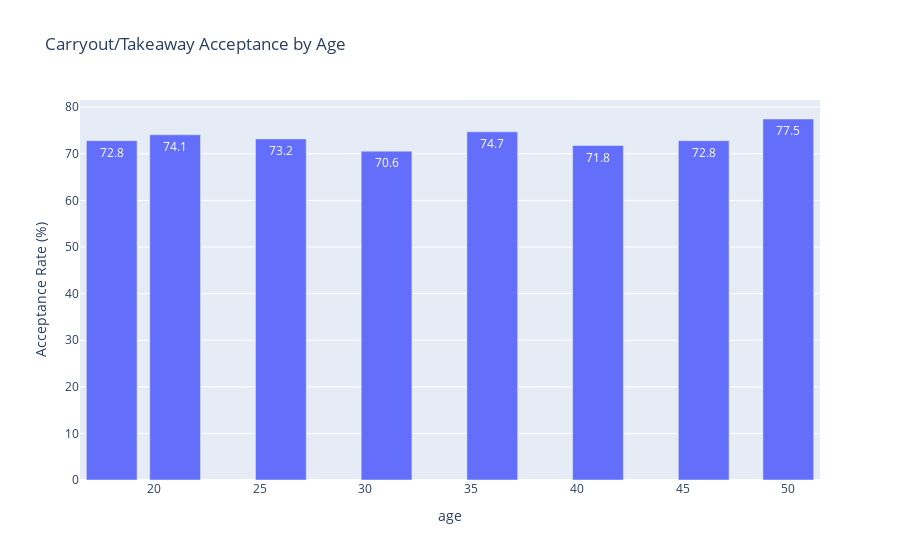

The notebook cell this image was saved under:
### Code cell
carry_age = (
    carry_data.groupby('age')['Y']
    .mean()
    .reset_index(name='acceptance_rate')
)
carry_age['acceptance_rate'] *= 100

import plotly.express as px
fig = px.bar(
    carry_age, 
    x='age', 
    y='acceptance_rate',
    text_auto='.1f',   # show percentage on bars (1 decimal place)
    title="Carryout/Takeaway Acceptance by Age"
)
fig.update_yaxes(title="Acceptance Rate (%)")
fig.show()

### Figure 1 — Plotly figure (JSON) as saved in the notebook; plotly's stock layout.template omitted (floating-point values rounded to 4 significant figures)
{"data": [{"hovertemplate": "age=%{x}<br>acceptance_rate=%{y}<extra></extra>", "legendgroup": "", "marker": {"color": "#636efa", "pattern": {"shape": ""}}, "name": "", "orientation": "v", "showlegend": false, "textposition": "auto", "texttemplate": "%{y:.1f}", "type": "bar", "x": [18, 21, 26, 31, 36, 41, 46, 50], "xaxis": "x", "y": [72.81, 74.07, 73.19, 70.56, 74.7, 71.77, 72.8, 77.46], "yaxis": "y"}], "layout": {"barmode": "relative", "legend": {"tracegroupgap": 0}, "title": {"text": "Carryout/Takeaway Acceptance by Age"}, "xaxis": {"anchor": "y", "domain": [0, 1], "title": {"text": "age"}}, "yaxis": {"anchor": "x", "domain": [0, 1], "title": {"text": "Acceptance Rate (%)"}}}}
